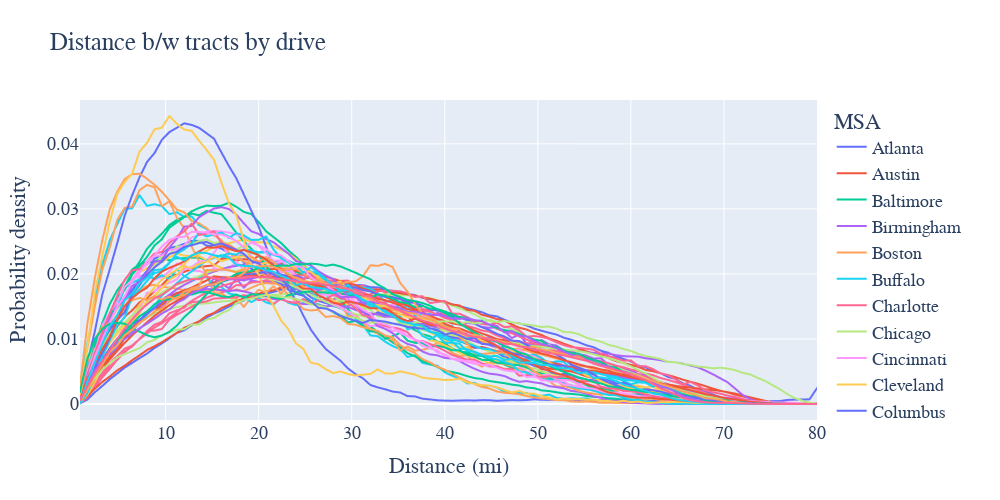

Here is the notebook cell this chart was saved with:
### Code cell
plot_distr_by_msa('drive', 'distance')
